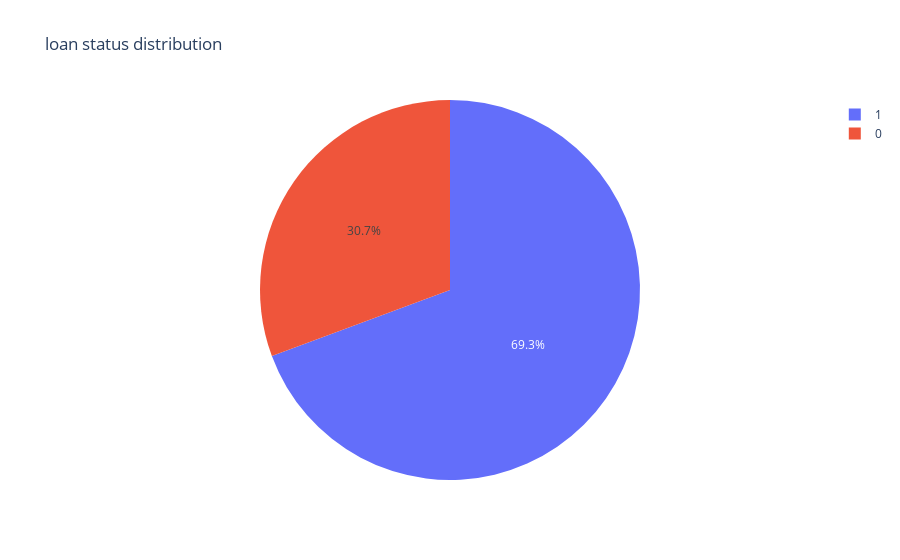

Notebook code for this chart:
### Code cell
import plotly.express as px

loan_status_count = df['Loan_Status'].value_counts()
loan_status_count

fig = px.pie(df, values =loan_status_count.values,names =loan_status_count.index,
             title = "loan status distribution")
fig.show()

### Figure 1 — Plotly figure (JSON) as saved in the notebook; plotly's stock layout.template omitted (floating-point values rounded to 4 significant figures)
{"data": [{"domain": {"x": [0, 1], "y": [0, 1]}, "hovertemplate": "label=%{label}<br>value=%{value}<extra></extra>", "labels": [1, 0], "legendgroup": "", "name": "", "showlegend": true, "type": "pie", "values": [380, 168]}], "layout": {"autosize": true, "legend": {"tracegroupgap": 0}, "title": {"text": "loan status distribution"}}}
